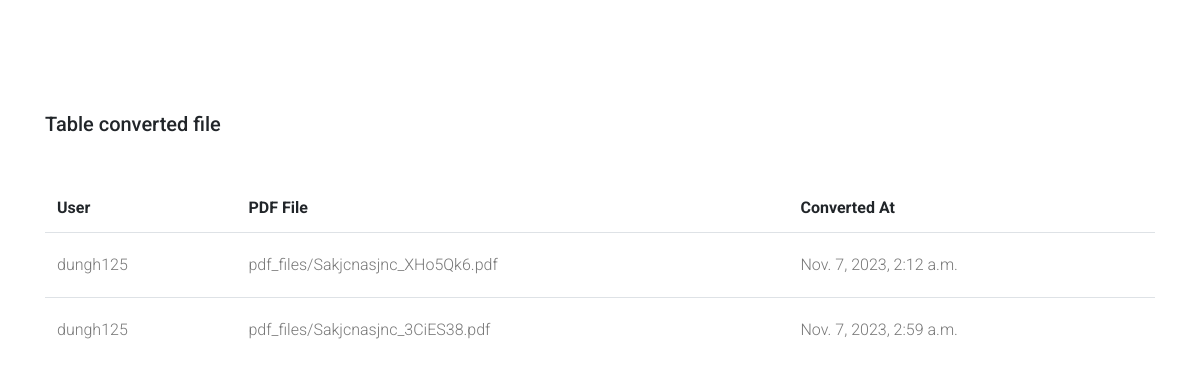
Page /converted-files/user/ (signed in) on the committed database.
### home/models.py (models this page shows, shortened)
class ConvertedFile(models.Model):
    pdf_file = models.FileField(upload_to='pdf_files/')
    docx_file = models.FileField(upload_to='docx_files/')
    converted_at = models.DateTimeField(auto_now_add=True)
    short_code = models.CharField(max_length=10, unique=True, null=True, blank=True)
    user = models.ForeignKey(User, on_delete=models.CASCADE, null=True, blank=True)

### home/views.py (the view)
# urls.py: path('converted-files/user/', views.converted_file_list_user, name='converted_file_list_user'),
def converted_file_list_user(request):
    converted_files = ConvertedFile.objects.filter(user=request.user)
    return render(request, 'converted_file_list.html', {'converted_files': converted_files})

### templates/converted_file_list.html (shortened to what this page needs)
<!doctype html>
<html lang="en">
  <head>
    <link rel="stylesheet" href="fonts/icomoon/style.css">
    <link rel="stylesheet" href="css/owl.carousel.min.css">
    <link rel="stylesheet" href="css/bootstrap.min.css">
  </head>
  <body>
  <div class="content">
    <div class="container">
      <h2 class="mb-5">Table converted file</h2>
      <div class="table-responsive">
        <table class="table custom-table">
          <thead>
            <tr>
              <th scope="col">User</th>
              <th scope="col">PDF File</th>
              <th scope="col">Converted At</th>
            </tr>
          </thead>
          <tbody>
            {% for converted_file in converted_files %}
            <tr>
              <td>
                {{ converted_file.user.username }}
              </td>
              <td>
                {{ converted_file.pdf_file.name }}
              </td>
              <td>
                {{ converted_file.converted_at }}
              </td>
            </tr>
            {% endfor %}
          </tbody>
        </table>
      </div>
    </div>
  </div>
  </body>
</html>

### templates/converted_file_list.html (style rules this page uses)
body { font-family: "Roboto", -apple-system, BlinkMacSystemFont, "Segoe UI", Roboto, "Helvetica Neue", Arial, "Noto Sans", sans-serif, "Apple Color Emoji", "Segoe UI Emoji", "Segoe UI Symbol", "Noto Color Emoji"; background-color: #fff; font-weight: 300; }
h1, h2, h3, h4, h5, h6, .h1, .h2, .h3, .h4, .h5, .h6 { font-family: "Roboto", -apple-system, BlinkMacSystemFont, "Segoe UI", Roboto, "Helvetica Neue", Arial, "Noto Sans", sans-serif, "Apple Color Emoji", "Segoe UI Emoji", "Segoe UI Symbol", "Noto Color Emoji"; }
.content { padding: 7rem 0; }
h2 { font-size: 20px; }
.custom-table { min-width: 900px; }
.custom-table thead tr, .custom-table thead th { border-top: none; border-bottom: none !important; }
.custom-table tbody th, .custom-table tbody td { color: #777; font-weight: 400; padding-bottom: 20px; padding-top: 20px; font-weight: 300; }
.custom-table tbody tr th, .custom-table tbody tr td { position: relative; -webkit-transition: .3s all ease; -o-transition: .3s all ease; transition: .3s all ease; }
.custom-table tbody tr th:before, .custom-table tbody tr th:after, .custom-table tbody tr td:before, .custom-table tbody tr td:after { -webkit-transition: .3s all ease; -o-transition: .3s all ease; transition: .3s all ease; content: ""; left: 0; right: 0; position: absolute; height: 1px; background: #bfbfbf; width: 100%; opacity: 0; visibility: hidden; }
.custom-table tbody tr th:before, .custom-table tbody tr td:before { top: -1px; }
.custom-table tbody tr th:after, .custom-table tbody tr td:after { bottom: -1px; }

### rows in the picture
ConvertedFile: user.username "dungh125", pdf_file.name "pdf_files/Sakjcnasjnc_XHo5Qk6.pdf", converted_at "Nov. 7, 2023, 2:12 a.m."
ConvertedFile: user.username "dungh125", pdf_file.name "pdf_files/Sakjcnasjnc_3CiES38.pdf", converted_at "Nov. 7, 2023, 2:59 a.m."
